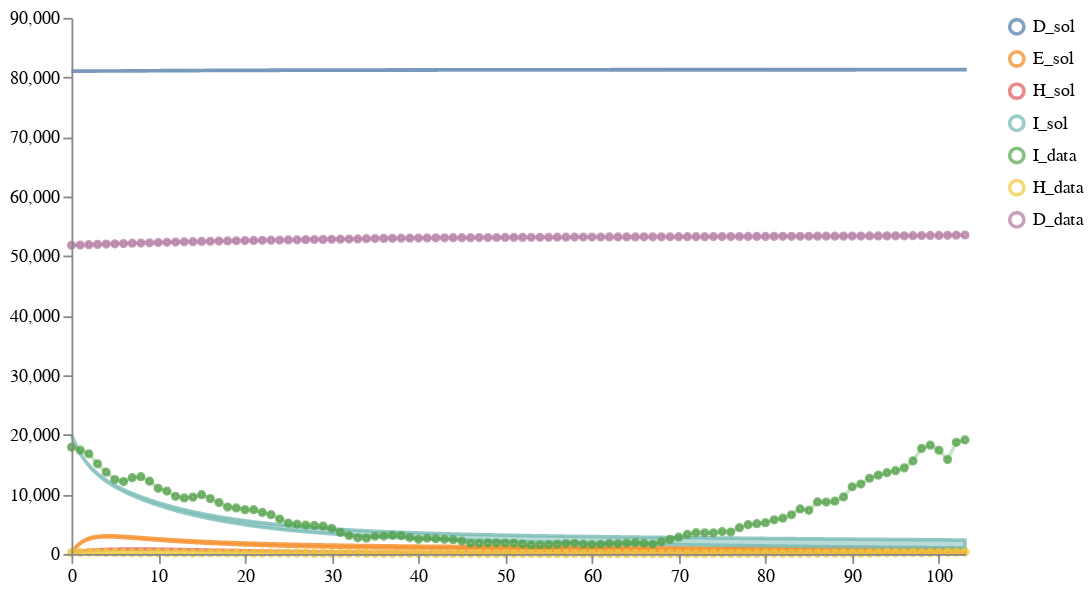

Source (notebook cell):
### Markdown cell above
### MODEL 1 - SEIRHD stratified into four age groups, vaccine status (vaccinated or unvaccinated), and variant (wild type, Delta, and Omicron)

### Code cell
num_samples = 100
models = [model1]
data_location = DATA_PATH + "NYS_T2_forecast1.csv"
weights = [1]
solution_mappings = [{"I": "infected", "E": "exposed", "H": "hospitalized", "D": "dead"}] # "column name in data": "observable or state variable in model"

# Run the calibration and sampling
result1A1 = load_and_calibrate_and_sample_ensemble_model(
    models,
    data_location,
    weights,
    solution_mappings,
    num_samples,
    timepoints1,
    verbose=True,
    total_population=19340000,
    num_iterations=N_ITERATIONS,
    time_unit="days",
    visual_options={"title": "Calibrated Ensemble", "keep":".*_sol"}
)

# Plot results
schema = plots.trajectories(pd.DataFrame(result1A1["data"]), keep=".*_sol",
                            points=all_data1.reset_index(drop=True).rename(columns={"I":"I_data", "H":"H_data", "D":"D_data"}),
                           )
plots.save_schema(schema, FIGURE_PATH + "T2results1A1.json")
schema = plots.pad(schema, 5)
plots.ipy_display(schema)

### Figure 1 — Vega specification as saved in the notebook (floating-point values rounded to 4 significant figures; data arrays with more than 128 entries replaced by an {"elided": "..."} marker saying what was removed)
{"$schema": "https://vega.github.io/schema/vega/v5.json", "axes": [{"name": "x_axis", "orient": "bottom", "scale": "xscale", "zindex": 100}, {"name": "y_axis", "orient": "left", "scale": "yscale", "zindex": 100}], "data": [{"name": "distributions", "values": {"elided": "4124 records"}}, {"name": "traces", "transform": [{"expr": "isValid(datum.value)", "type": "filter"}], "values": []}, {"name": "points", "values": {"elided": "312 records"}}, {"name": "markers", "values": []}, {"name": "selected", "on": [{"remove": true, "trigger": "clear"}, {"remove": true, "trigger": "!shift"}, {"insert": "clicked", "trigger": "!shift && clicked"}, {"toggle": "clicked", "trigger": "shift && clicked"}]}], "height": 300, "legends": [{"encode": {"labels": {"interactive": true, "name": "legendLabel", "update": {"opacity": [{"test": "!length(data('selected')) || indata('selected', 'value', datum.value)", "value": 1}, {"value": 0.25}]}}, "symbols": {"interactive": true, "name": "legendSymbol", "update": {"fill": {"value": "transparent"}, "opacity": [{"test": "!length(data('selected')) || indata('selected', 'value', datum.value)", "value": 0.7}, {"value": 0.15}], "size": {"value": 64}, "strokeWidth": {"value": 2}}}}, "name": "color_legend", "stroke": "color"}], "marks": [{"from": {"facet": {"data": "points", "groupby": "trajectory", "name": "points_split"}}, "marks": [{"encode": {"hover": {"fillOpacity": {"value": 0.9}}, "update": {"fill": {"field": "trajectory", "scale": "color"}, "fillOpacity": [{"test": "!length(data('selected')) || indata('selected', 'value', datum.trajectory)", "value": 0.5}, {"value": 0.15}], "size": {"value": 10}, "stroke": {"field": "trajectory", "scale": "color"}, "strokeOpacity": [{"test": "!length(data('selected')) || indata('selected', 'value', datum.trajectory)", "value": 0.75}, {"value": 0.15}], "strokeWidth": {"value": 2}, "tooltip": {"field": "value"}, "x": {"field": "timepoint", "scale": "xscale"}, "y": {"field": "value", "scale": "yscale"}}}, "from": {"data": "points_split"}, "name": "_points_symbol", "type": "symbol", "zindex": 3}, {"encode": {"hover": {"fillOpacity": {"value": 0.9}}, "update": {"interpolate": {"value": "linear"}, "stroke": {"field": "trajectory", "scale": "color"}, "strokeOpacity": [{"test": "!length(data('selected')) || indata('selected', 'value', datum.trajectory)", "value": 0.3}, {"value": 0.1}], "strokeWidth": {"value": 2}, "x": {"field": "timepoint", "scale": "xscale"}, "y": {"field": "value", "scale": "yscale"}}}, "from": {"data": "points_split"}, "name": "_points_line", "type": "line", "zindex": 3}], "name": "_points", "type": "group", "zindex": 3}, {"from": {"facet": {"data": "traces", "groupby": "trajectory", "name": "traces_split"}}, "marks": [{"encode": {"hover": {"fillOpacity": {"value": 0.9}}, "update": {"interpolate": {"value": "linear"}, "stroke": {"field": "trajectory", "scale": "color"}, "strokeOpacity": [{"test": "!length(data('selected')) || indata('selected', 'value', datum.trajectory)", "value": 0.75}, {"value": 0.15}], "strokeWidth": {"value": 2}, "x": {"field": "timepoint", "scale": "xscale"}, "y": {"field": "value", "scale": "yscale"}}}, "from": {"data": "traces_split"}, "name": "_traces_lines", "type": "line"}], "name": "_traces", "type": "group", "zindex": 2}, {"from": {"facet": {"data": "distributions", "groupby": "trajectory", "name": "trajectory_split"}}, "marks": [{"encode": {"hover": {"fillOpacity": {"value": 0.9}}, "update": {"fill": {"field": "trajectory", "scale": "color"}, "fillOpacity": [{"test": "!length(data('selected')) || indata('selected', 'value', datum.trajectory)", "value": 0.5}, {"value": 0.15}], "interpolate": {"value": "linear"}, "stroke": {"field": "trajectory", "scale": "color"}, "strokeOpacity": [{"test": "!length(data('selected')) || indata('selected', 'value', datum.trajectory)", "value": 0.75}, {"value": 0.15}], "strokeWidth": {"value": 2}, "x": {"field": "timepoint", "scale": "xscale"}, "y": {"field": "upper", "scale": "yscale"}, "y2": {"field": "lower", "scale": "yscale"}}}, "from": {"data": "trajectory_split"}, "type": "area"}], "name": "_distributions", "type": "group", "zindex": 1}, {"marks": [{"encode": {"enter": {"stroke": {"value": "lightgray"}}, "update": {"opacity": {"value": 1}, "x": {"field": "timepoint", "scale": "xscale"}, "y": {"signal": "height"}, "y2": {"value": 0}}}, "from": {"data": "markers"}, "name": "_marker text", "type": "rule"}, {"encode": {"enter": {"fontSize": {"value": 8}, "text": {"field": "datum.label"}, "y": {"value": 0}}}, "from": {"data": "_marker text"}, "name": "_marker flags", "transform": [{"as": ["x", "_y", "opacity", "align", "baseline"], "lineAnchor": "start", "offset": [1], "size": {"signal": "[width, height]"}, "type": "label"}], "type": "text"}], "name": "_markers", "type": "group"}], "padding": 5, "scales": [{"domain": {"fields": [{"data": "distributions", "field": "timepoint"}, {"data": "traces", "field": "timepoint"}, {"data": "points", "field": "timepoint"}, {"data": "markers", "field": "timepoint"}]}, "name": "xscale", "range": "width", "type": "linear", "zero": false}, {"domain": {"fields": [{"data": "distributions", "field": "lower"}, {"data": "distributions", "field": "upper"}, {"data": "traces", "field": "value"}, {"data": "points", "field": "value"}]}, "name": "yscale", "nice": true, "range": "height", "type": "linear", "zero": true}, {"domain": {"fields": [{"data": "distributions", "field": "trajectory"}, {"data": "traces", "field": "trajectory"}, {"data": "points", "field": "trajectory"}]}, "name": "color", "range": "category", "type": "ordinal"}], "signals": [{"name": "clear", "on": [{"events": "mouseup[!event.item]", "force": true, "update": "true"}], "value": true}, {"name": "shift", "on": [{"events": "@legendSymbol:click, @legendLabel:click", "force": true, "update": "event.shiftKey"}], "value": false}, {"name": "clicked", "on": [{"events": "@legendSymbol:click, @legendLabel:click", "force": true, "update": "{value: datum.value}"}], "value": null}], "width": 500}
